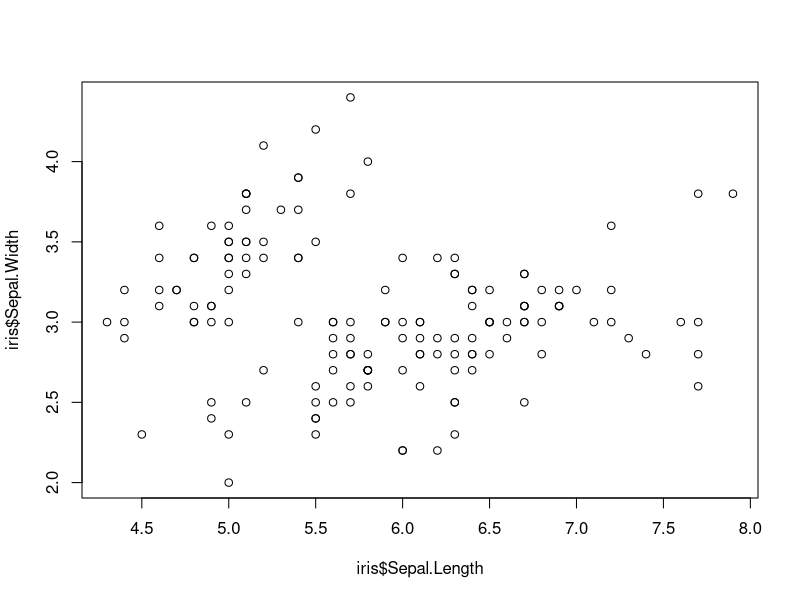
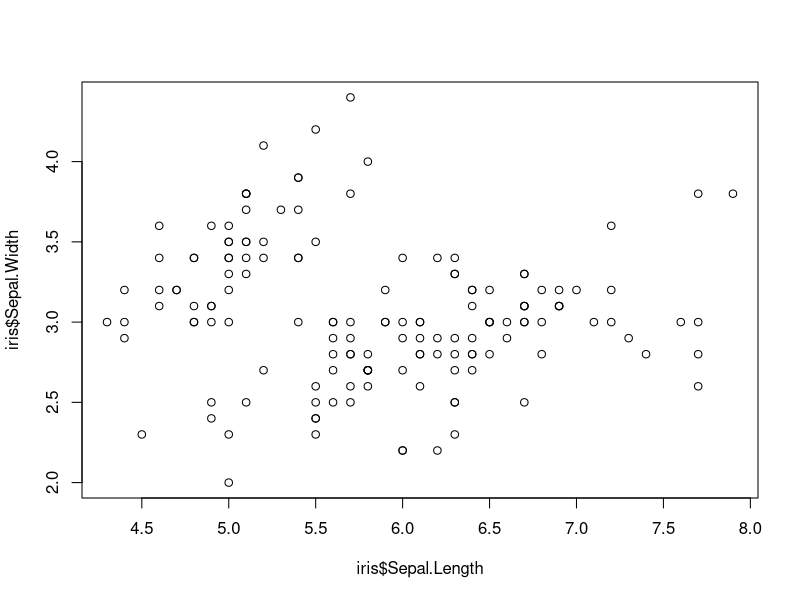
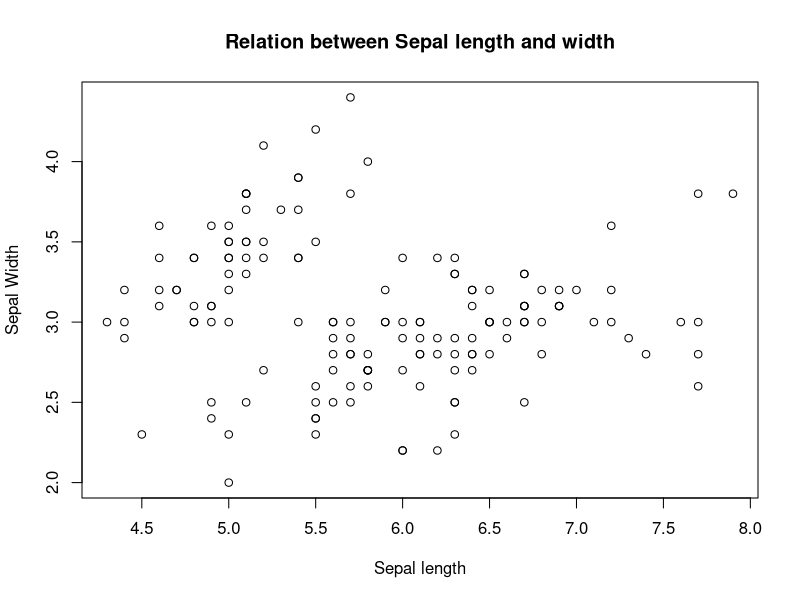
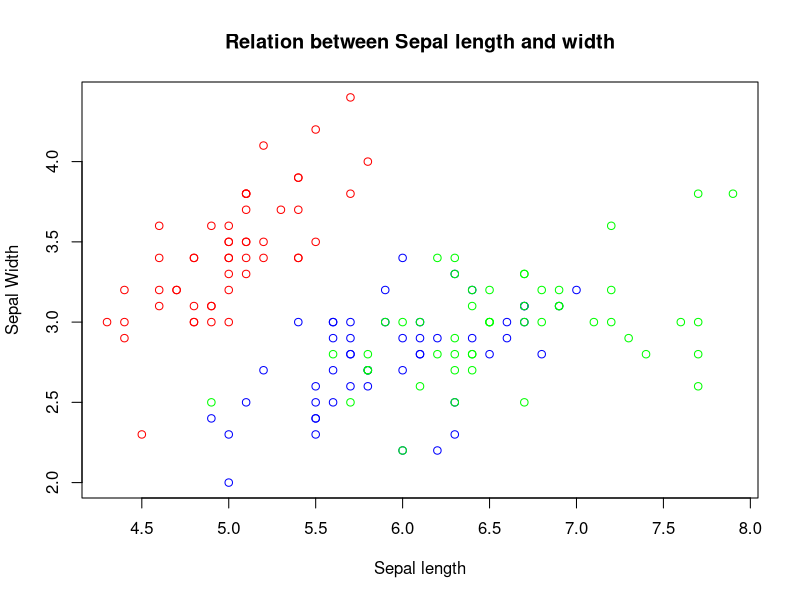
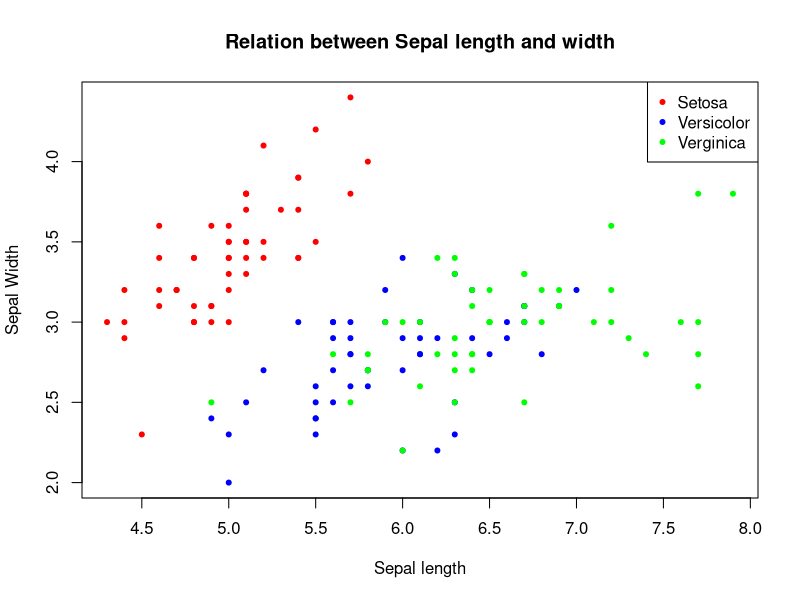
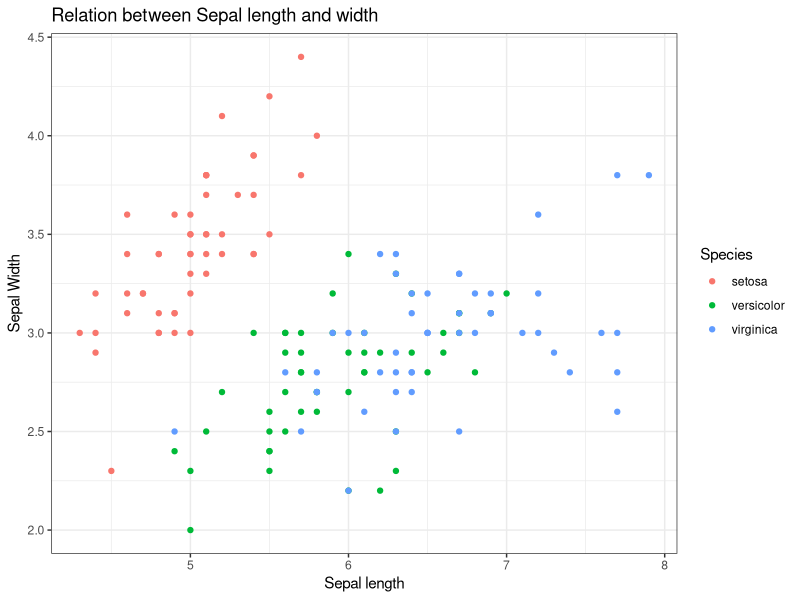
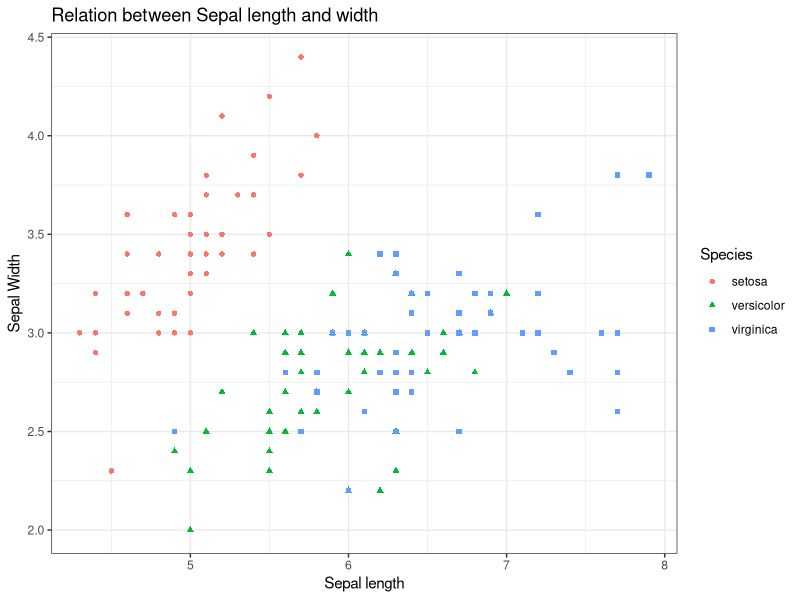
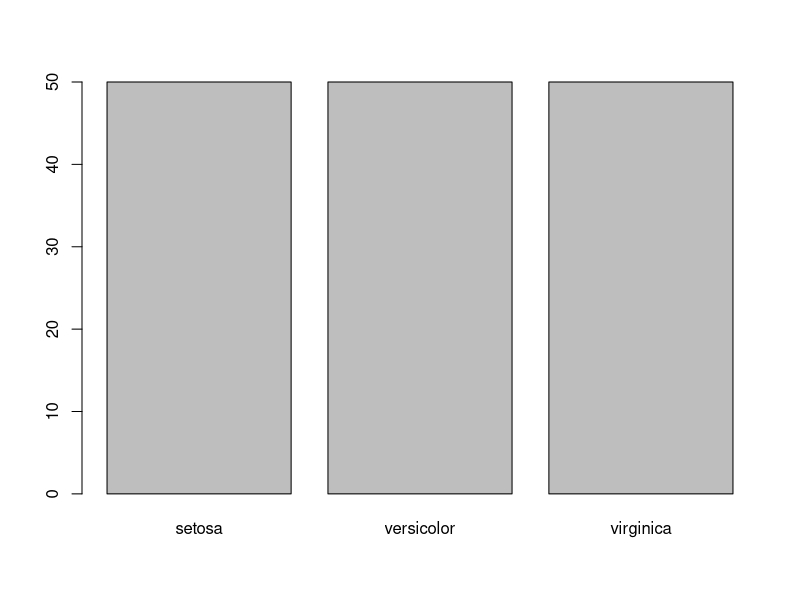

These charts were generated, in order, by the following R code:
# Objectives: Discover the very basics of plotting in R using base plot and ggplot2
# Types of plot we will troubleshoot with:
# - scatter plot
# - histograms
# - stacked bar charts
# - heatmap
# ----------------------------------------------------------------------------------

# R uses objects to store the results of any manipulation
# The main objects are
# - vector
# - matrix
# - data frame
# - list
# - arrays

# Every manipulation is done using function. A function is ALWAYS followed by ()

# Here are some examples of vectors, matrices, and data frames.
# Lists and arrays are more complex to use and we will not cover them here.
a <- 1 # a vector of size 1 with only 1 in it
a

a <- c("a", 2, "b") # the vector a is replaced by a new one
a

b <- seq(1, 5, by=2)

m <- matrix(1:9, ncol=3) # here is a matrix with 3 columns
m
m[,1] # here is the first column using indices
m[1,] # here is the first line using indices

d <- data.frame(a=a, b=b) # here is a data frame with 2 columns: a and b
# the 2 columns have the same values as the vectors a and b

d[,1] # you can access the columns and lines using indices as you did with matrices
d$a # data.frame also allow you to use directly the name of the variable with the sign '$'


# Now let's use some data!
# Loading the iris data set (already included in R)
data(iris)

# Checking the structure of the iris data set
str(iris)

# Having a quick look at the data
head(iris)

# Scatter plot ---------------------------------------------------------
# Let's look at the potential relationship between sepal Length and width
# A scatter plot is a good first step to look at a univariate relation
# between two quantitative variables

# Let's use basic R plot to begin with
# Check the options of the plot function with '?plot'
plot(iris$Sepal.Length, iris$Sepal.Width)

# Another way to have the exact same plot:
plot(iris$Sepal.Width~iris$Sepal.Length)

# You might want to have clearer names for the axes and a title
plot(iris$Sepal.Width~iris$Sepal.Length,
	xlab="Sepal length",
	ylab="Sepal Width",
	main="Relation between Sepal length and width")

# We can try to look for a pattern based on the species.
# A simple first step would be to color code the dots!

# Let's check the different species
table(iris$Species)

# First create a vector with the colors
# Curious about the ifelse function ==> '?ifelse'
color <- ifelse(iris$Species=="setosa", "red",  # In R when providing a condition an equality HAS to be written with '=='
			ifelse(iris$Species=="versicolor", "blue",
				"green"))

plot(iris$Sepal.Width~iris$Sepal.Length,
	xlab="Sepal length",
	ylab="Sepal Width",
	main="Relation between Sepal length and width",
	col=color)
# Want to know more about colors i R: https://www.nceas.ucsb.edu/sites/default/files/2020-04/colorPaletteCheatsheet.pdf

# Not found of empty dots...
plot(iris$Sepal.Width~iris$Sepal.Length,
	xlab="Sepal length",
	ylab="Sepal Width",
	main="Relation between Sepal length and width",
	col=color,
	pch=20)

# A legend would be useful!
legend("topright", # legend will apply to the figure currently plotted
	c("Setosa", "Versicolor", "Verginica"),
	col=c("red", "blue", "green"),
	pch=20)

# Bonus if you have time ---------------------------------------------
# Here is some code to do it with ggplot2
# We will explain more about ggplot2 below but feel free to experiment
# a little later or if you have some time

library(ggplot2)
# We now can use all the functionailites of ggplot2 !

ggplot(data=iris, aes(x=Sepal.Length, y=Sepal.Width, color=Species)) +
	geom_point() +
	xlab("Sepal length") +
	ylab("Sepal Width") +
	ggtitle("Relation between Sepal length and width") +
	theme_bw()

# Let's also adjust the shape!
ggplot(data=iris, aes(x=Sepal.Length, y=Sepal.Width, color=Species, shape=Species)) +
	geom_point() +
	xlab("Sepal length") +
	ylab("Sepal Width") +
	ggtitle("Relation between Sepal length and width") +
	theme_bw()

# Bar plot -----------------------------------------------------------
# What about the number of individuals of each species?
# It is a qualitative variable. One way to look at it would be a bar chart.

# First let's use base plot using the table to count for us
table(iris$Species)
count <- as.integer(table(iris$Species))
names <- names(table(iris$Species))
barplot(count, names.arg=names)
# Not really exciting...
# But how many have a petal width>0.5?
# Let's keep using table to do the heavy lifting

iris$petal_1.2 <- cut(iris$Petal.Width,
					breaks=c(0, 1.2, 3),
					include.lowest=TRUE)

table(iris$petal_1.2, iris$Species)
values <- matrix(table(iris$petal_1.2, iris$Species), ncol=3)
labels <- c("Petal width<1.2", "Petal width>1.2")
color <- c("violet", "orange")
barplot(values,
	names.arg=names,
	col=color,
	ylim=c(0, 60))
legend("topright",
	labels,
	fill=color)

# Now try to adjust the axis names and add a title
# As you see, it is not necessarily very complex but it is not straighforward either
# Let's try ggplot2

# ggplot2 has a different logic.
# You could see it as layer cake: you add information and details layer by layer (line by line)
library(ggplot2) # In case you did not load it before

ggplot(data=iris) + # indicate the data frame to use. Notice that '+' is necessary to link the lines
	geom_bar(aes(x=Species, fill=petal_1.2), stat="count") # here we indicate we want a bar plot and indicate whatshould be used
# ggplot2 takes care of a lot of steps on its own, but you need to learn its specific syntax

# Now let's customize a bit
ggplot() + # the ggplot2 syntax is flexible, you can indicate the data.set to use in the function indicating the type of graph too
	geom_bar(data=iris, aes(x=Species, fill=petal_1.2), stat="count") +
	xlab("") + # removing the axis names
	ylab("") +
	scale_fill_manual(
		name="Petal width", # changing the name of the legend
		values=c("violet", "orange"), # changing the colors
		labels=c("<1.2", ">1.2")) + # changing the labels
	theme_bw() # changing the theme (background, grid, etc)

# You do not want to stak? No problem!
ggplot() +
	geom_bar(data=iris, aes(x=Species, fill=petal_1.2),
		position="dodge", stat="count") +
	xlab("") +
	ylab("") +
	scale_fill_manual(
		name="Petal width",
		values=c("violet", "orange"),
		labels=c("<1.2", ">1.2")) +
	theme_bw()

# You would rather flip it?
ggplot() +
	geom_bar(data=iris, aes(x=Species, fill=petal_1.2),
		position="dodge", stat="count") +
	xlab("") +
	ylab("") +
	scale_fill_manual(
		name="Petal width",
		values=c("violet", "orange"),
		labels=c("<1.2", ">1.2")) +
	theme_bw() +
	coord_flip()


# Histogram -----------------------------------------------------------
# Now let's explore the distribution of a quantitative variable
# What about the distribution of petal length? What does it look like?

# Base R does it quite simply
hist(iris$Petal.Length)
# Prefer another color?
hist(iris$Petal.Length, col="darkblue")

# Now try to modify the axes, title, and the color.


# Here we will try to color based on the species with ggplot2
# Color coding a histogram could be complex considering what it is but
# with ggplot2 it is actually pretty easy!

fig <- ggplot() + # Another advantage of ggplot2: the plots can be stored in objects
		geom_histogram(data=iris, aes(x=Petal.Length))

fig # Now it is plotted!

# Let's modify it using the object rather than recreating it all
fig <- fig +
		theme_bw() +# We are just adding layers to what is stored in 'fig'
		xlab("Petal length") +
		ylab("")

# Let's modify it
fig <- ggplot() +
		geom_histogram(data=iris, aes(x=Petal.Length),
			fill="darkblue", color="black")
fig

# Now let's color code the species directly in the histogram
fig <- ggplot() +
		geom_histogram(data=iris, aes(x=Petal.Length, fill=Species),
			color="black")
fig

# You do not like the color code?
fig <- fig +
		scale_fill_brewer(palette = "Set2")
fig
# Various famous color palette are available or can be added in a sinmple
# way to ggplot2 such as Rcolorbrewer, Viridis, or others

# A very powerfulpossibility with ggplot2 is to use facets if you prefer to plot the species separately
fig <- ggplot() +
		geom_histogram(data=iris, aes(x=Petal.Length),
			color="black") +
		facet_wrap(Species~.) +
		theme_bw()
fig

# You can do that and keep the color code!
fig <- ggplot() +
		geom_histogram(data=iris, aes(x=Petal.Length, fill=Species),
			color="black") +
		scale_fill_brewer(palette = "Set2") +
		facet_wrap(Species~.) +
		theme_bw()
fig

# Let's try something more complex: a heatmap ------------------------------
# We will focus on ggplot2 here, but it is possible also with base plot
# however the way the data are formatted differ

# We want to visualize the variation a quantitative variable (color coded)
# across various combinations of 2 qualitatives variables.
# Here we will create random variables because iris only has 1 qualitative variable

set.seed(1) # We define the seed so that everybody has the same data set

data <- expand.grid(
			species=paste0("species", 1:10),
			group=rep(paste0("group", 1:5), each=2))
# Take a look at what we have for now
View(data)

# Now let's add the quantitative variable
data$measure <- rnorm(nrow(data)) # rnorm randomly draws values from a normal distribution

ggplot(data=data) +
	geom_tile(aes(x=group, y=species, fill=measure)) +
	theme_bw()

# Another palette?
library(viridis)
ggplot(data=data) +
	geom_tile(aes(x=group, y=species, fill=measure)) +
	scale_fill_viridis(option="D") + # Check the viridis package to know more!
	theme_bw()
